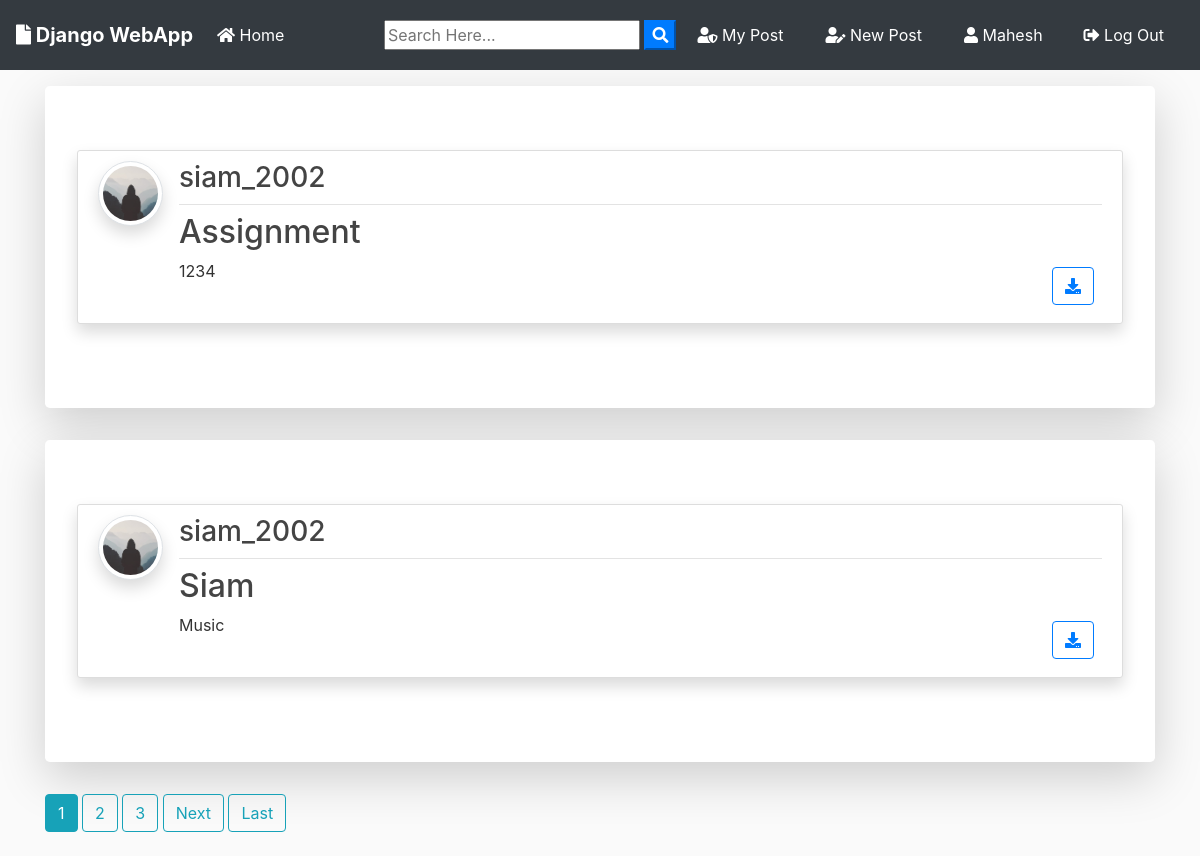
The app's page / (signed in) with its own data.
### blog/models.py (models this page shows, shortened)
class Post(models.Model):
	title = models.CharField(max_length=100)
	file = models.FileField(null=True,blank=True,upload_to='Files')
	content = models.TextField()
	date_posted = models.DateTimeField(default=timezone.now)
	author = models.ForeignKey(User, on_delete=models.CASCADE)

### users/models.py (models this page shows, shortened)
class Profile(models.Model):
    user = models.OneToOneField(User, on_delete=models.CASCADE)
    image = models.ImageField(default='default.jpg', upload_to='profile_pics')

### blog/views.py (the view)
# urls.py: path('', PostListView.as_view(), name='blog-home'),
class PostListView(ListView):
    model = Post
    template_name = 'blog/home.html'  # <app>/<model>_<viewtype>.html
    context_object_name = 'posts'
    ordering = ['-date_posted']
    paginate_by = 2

### blog/templates/blog/home.html (shortened to what this page needs)
{% extends "blog/base.html" %}
{% block content %}
    {% for post in posts %}
      <div class="jumbotron mt-3 bg-white shadow-lg">
      <article class="media content-section shadow">
        <a href="{{ post.author.profile.image.url }} " target="_blank"> <img src="{{ post.author.profile.image.url }}  " alt="" class="article-img rounded-circle img-thumbnail img-fluid shadow">
        </a>
        <div class="media-body">
          <div class="article-metadata d-flex justify-content-between">
            <a class="mr-2 " href="{% url 'user-posts' post.author.username  %}"><h3>{{ post.author }}</h3></a>
          </div>
          <h2><a class="article-title text-justify " href="{% url 'post-detail' post.id %}">{{ post.title }}</a></h2>
          <div class="d-flex justify-content-between">
            <p class="article-content text-justify text-truncate overflow-hidden">{{ post.content }}</p>
            {% if post.file %}
          <div class="form-group mt-0 pt-0  m-2">
            <a class="btn btn-outline-primary  btn-d "  href="{{ post.file.url }}"  download type="submit"><i class="fas fa-download"></i></a>
          </div>
          {% endif %}
          </div>
        </div>
      </article>
      </div>
    {% endfor %}
    {% if is_paginated %}
      {% for num in page_obj.paginator.page_range %}
        {% if page_obj.number == num %}
          <a class="btn btn-info mb-4" href="?page={{ num }}">{{ num }}</a>
        {% elif num > page_obj.number|add:'-3' and num < page_obj.number|add:'3' %}
          <a class="btn btn-outline-info mb-4" href="?page={{ num }}">{{ num }}</a>
        {% endif %}
      {% endfor %}
      {% if page_obj.has_next %}
        <a class="btn btn-outline-info mb-4" href="?page={{ page_obj.next_page_number }}">Next</a>
        <a class="btn btn-outline-info mb-4" href="?page={{ page_obj.paginator.num_pages }}">Last</a>
      {% endif %}
    {% endif %}
{% endblock content %}

### blog/templates/blog/base.html (shortened to what this page needs)
{% load static %}
<!doctype html>
<html lang="en">
  <head>
    <link rel="stylesheet" href="https://stackpath.bootstrapcdn.com/bootstrap/4.3.1/css/bootstrap.min.css">
    <link rel="stylesheet" href="https://use.fontawesome.com/releases/v5.8.1/css/all.css" >
    <link rel="stylesheet" href="{% static 'blog/main.css' %}">
</head>
  <body>
        <nav class="navbar navbar-expand-lg navbar-dark bg-dark">
                <a class="navbar-brand font-weight-bold" href="{% url 'blog-home' %}"><i class="fas fa-file"></i> Django WebApp</a>
                <div class="collapse navbar-collapse" id="navbarSupportedContent">
                  <ul class="navbar-nav mr-auto">
                    <li class="nav-item active">
                      <a class="nav-link" href="{% url 'blog-home' %}"><i class="fas fa-home"></i> Home <span class="sr-only">(current)</span></a>
                    </li>
                  </ul>
                  <form id="searchform" action="{% url 'search' %}" method="get">
                    <input type="text" name="q" type="text" value="{{ request.GET.q }}" placeholder="Search Here..." />
                    <button type="button" onclick="searchform.submit()" class=" text-white my-color btn-primary"><i class="fa fa-search"></i></button>
                </form>
                    {% if user.is_authenticated %}
                    <a href="{% url 'user-posts' user %}" class="btn text-white m-2"><i class="fas fa-user-shield"></i> My Post</a>
                    <a href="{% url 'post-create' %} " class="btn text-white m-2"><i class="fas fa-user-edit"></i> New Post</a>
                    <a href="{% url 'profile' %} " class="btn text-white m-2"><i class="fas fa-user"></i> {{ user.username }}</a>
                    <form method="post" action="{% url 'logout' %}" style="display: inline;">
                      <button type="submit" class="btn text-white m-2" style="background: none; border: none;">
                        <i class="fas fa-sign-out-alt"></i> Log Out
                      </button>
                    </form>
                    {% else %}
                    <a href="{% url 'login' %} " class="btn text-white m-2"><i class="fas fa-user-tie"></i> Log In</a>
                    <a href="{% url 'register' %} " class="btn text-white m-2"> <i class="fas fa-sign-in-alt"></i> Sign Up</a>
                    {% endif %}
                </div>
              </nav>
      <div class="container my-bg">
    {% block content %}
    {% endblock  %}
</div>
  </body>
</html>

### blog/static/blog/main.css (style rules this page uses)
body { background: #fafafa; color: #333333; margin-top: 0; }
h1, h2, h3, h4, h5, h6 { color: #444444; }
ul { margin: 0; }
.content-section { background: #ffffff; padding: 10px 20px; border: 1px solid #dddddd; border-radius: 3px; margin-bottom: 20px; }
.article-title { color: #444444; }
.article-content { white-space: pre-line; }
.article-img { height: 65px; width: 65px; margin-right: 16px; }
.article-metadata { padding-bottom: 1px; margin-bottom: 4px; border-bottom: 1px solid #e3e3e3 }

### records on screen
Post: author.profile.image (placeholder picture), author "siam_2002", title "Assignment", content "1234"
Post: author.profile.image (placeholder picture), author "siam_2002", title "Siam", content "Music"

### other values on screen
{{ user.username }} "Mahesh"
{{ num }} "1"
{{ num }} "2" "3"
